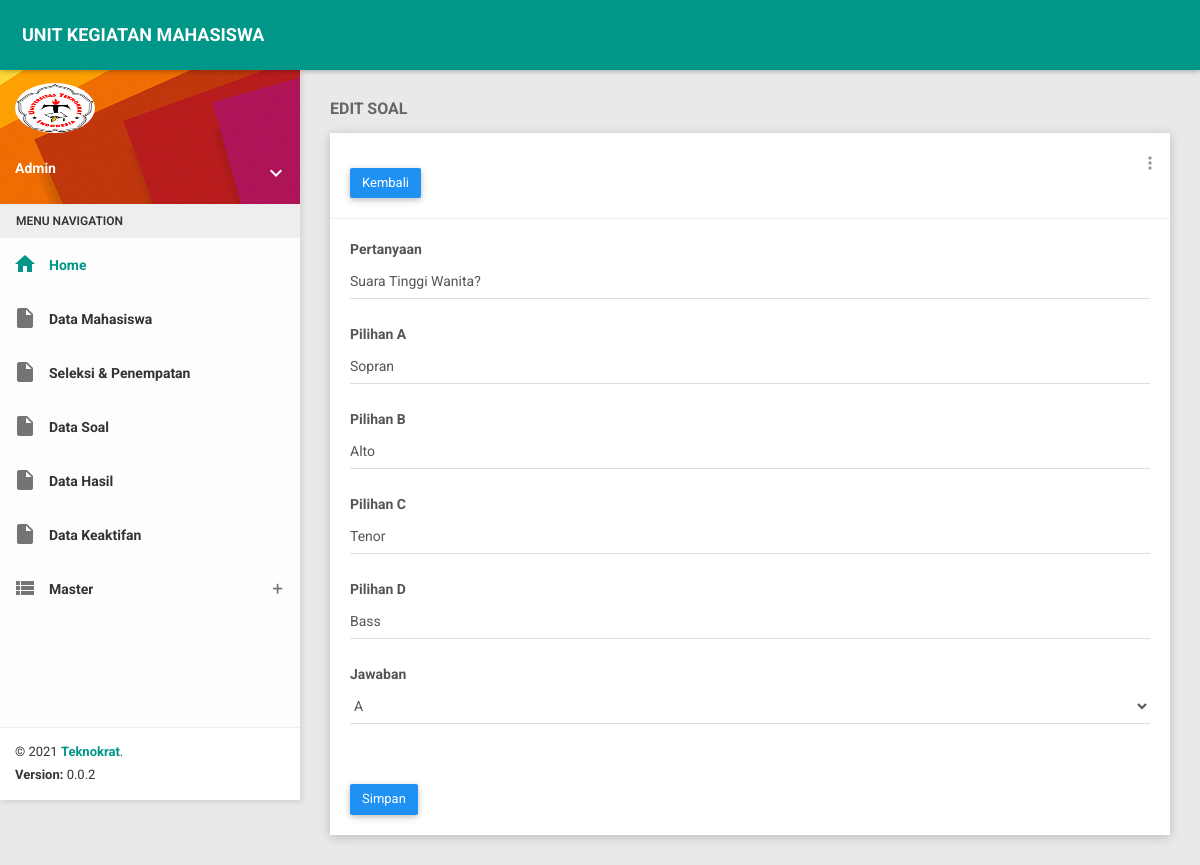
The page /admin/edit_soal/25 on the database its author committed.
### tables this page shows
CREATE TABLE `tbl_soal` (
  `id_soal` int(10) NOT NULL,
  `id_ukm` int(10) NOT NULL,
  `kode` varchar(100) DEFAULT NULL,
  `no` varchar(50) DEFAULT NULL,
  `judul_soal` varchar(200) DEFAULT NULL,
  `waktu` varchar(50) DEFAULT NULL,
  `pertanyaan` text DEFAULT NULL,
  `pilihan1` varchar(200) DEFAULT NULL,
  `p1` varchar(50) DEFAULT NULL,
  `pilihan2` varchar(200) DEFAULT NULL,
  `p2` varchar(50) DEFAULT NULL,
  `pilihan3` varchar(200) DEFAULT NULL,
  `p3` varchar(50) DEFAULT NULL,
  `pilihan4` varchar(200) DEFAULT NULL,
  `p4` varchar(50) DEFAULT NULL,
  `jawaban` varchar(20) DEFAULT NULL,
  `waktu_mulai` datetime NOT NULL,
  `waktu_akhir` datetime NOT NULL,
  `tanggal` datetime DEFAULT NULL
);

### application/controllers/Admin.php (called while the page is built, shortened)
<?php
class Admin extends CI_Controller {
	function __construct(){
		$this->load->model('master');
		$this->load->helper('tglid');
		$this->load->library('ciqrcode');
	}
	public function edit_soal($id_soal)
	{
		$data['judul'] = 'ADMIN || EDIT SOAL';
		$data['nama'] = $this->session->userdata('nama');
		$data['nik'] = $this->session->userdata('nik');
		$data['id_admin'] = $this->session->userdata('id_admin');
		$this->load->view('admin/header', $data);
		$data['edit_soal'] = $this->master->edit_soal($id_soal);
		$this->load->view('admin/edit_soal', $data);
		$this->load->view('admin/footer');
	}
}

### index.php (called while the page is built, shortened)
<?php
require_once BASEPATH.'core/CodeIgniter.php';

### application/models/Master.php (called while the page is built, shortened)
<?php defined('BASEPATH') OR exit('No direct script access allowed');
class master extends CI_Model{
	public function edit_soal($id_soal)
	{
		$jalan = $this->db->query("SELECT * FROM `tbl_soal` where id_soal = '$id_soal'");
		return $jalan->result();
	}
}

### application/views/admin/edit_soal.php (the view, shortened to what this page needs)
<section class="content">
        <div class="container-fluid">
            <div class="block-header">
                <h2>
                   <b> EDIT SOAL </b>
                </h2>
            </div>
            <div class="row clearfix">
                <?php foreach($edit_soal as $v) { ?>
				<div class="col-lg-12 col-md-12 col-sm-12 col-xs-12">
                    <div class="card">
                        <div class="header">
							<a href="<?php echo base_url("admin/buka_soal/$v->kode"); ?>" class="btn btn-primary m-t-15 waves-effect">Kembali</a>
                            <ul class="header-dropdown m-r--5">
                                <li class="dropdown">
                                    <a href="javascript:void(0);" class="dropdown-toggle" data-toggle="dropdown" role="button" aria-haspopup="true" aria-expanded="false">
                                        <i class="material-icons">more_vert</i>
                                    </a>
                                </li>
                            </ul>
                        </div>
                        <div class="body">
                            <form action="<?php echo base_url("admin/simpan_soal/$v->id_soal/$v->kode"); ?>" method="post">
                                <label>Pertanyaan</label>
								<div class="form-group">
                                        <div class="form-line">
                                            <input type="text" name="pertanyaan" class="form-control" value="<?php echo $v->pertanyaan; ?>" required>
                                        </div>
                                    </div>
									<label>Pilihan A</label>
								<div class="form-group">
                                        <div class="form-line">
                                            <input type="text" name="pilihan1" class="form-control" value="<?php echo $v->pilihan1; ?>" required>
                                        </div>
                                    </div>
									<label>Pilihan B</label>
								<div class="form-group">
                                        <div class="form-line">
                                            <input type="text" name="pilihan2" class="form-control" value="<?php echo $v->pilihan2; ?>" required>
                                        </div>
                                    </div>
									<label>Pilihan C</label>
								<div class="form-group">
                                        <div class="form-line">
                                            <input type="text" name="pilihan3" class="form-control" value="<?php echo $v->pilihan3; ?>" required>
                                        </div>
                                    </div>
									<label>Pilihan D</label>
								<div class="form-group">
                                        <div class="form-line">
                                            <input type="text" name="pilihan4" class="form-control" value="<?php echo $v->pilihan4; ?>" required>
                                        </div>
                                    </div>
									<label>Jawaban</label>
								<div class="form-group">
                                        <div class="form-line">
                                            <select class="form-control" name="jawaban">
											<option value="<?php echo $v->jawaban; ?>"><?php echo $v->jawaban; ?></option>
										</select>
                                        </div>
                                    </div>
                                <br>
                                <button type="submit" class="btn btn-primary m-t-15 waves-effect">Simpan</button>
                            </form>
                        </div>
                    </div>
                </div>
				<?php } ?>
            </div>
        </div>
    </section>

### rows shown on the page
tbl_soal: pertanyaan "Suara Tinggi Wanita?", pilihan1 "Sopran", pilihan2 "Alto", pilihan3 "Tenor", pilihan4 "Bass", jawaban "A"
